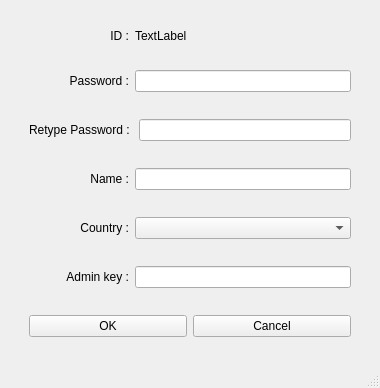
<?xml version="1.0" encoding="UTF-8"?>
<ui version="4.0">
 <class>edit_user_info</class>
 <widget class="QMainWindow" name="edit_user_info">
  <property name="geometry">
   <rect>
    <x>0</x>
    <y>0</y>
    <width>380</width>
    <height>388</height>
   </rect>
  </property>
  <property name="windowTitle">
   <string>Edit</string>
  </property>
  <widget class="QWidget" name="centralwidget">
   <layout class="QGridLayout" name="gridLayout">
    <item row="0" column="0">
     <layout class="QVBoxLayout" name="verticalLayout">
      <property name="leftMargin">
       <number>20</number>
      </property>
      <property name="topMargin">
       <number>20</number>
      </property>
      <property name="rightMargin">
       <number>20</number>
      </property>
      <property name="bottomMargin">
       <number>20</number>
      </property>
      <item>
       <layout class="QHBoxLayout" name="horizontalLayout">
        <item>
         <widget class="QLabel" name="label">
          <property name="sizePolicy">
           <sizepolicy hsizetype="Maximum" vsizetype="Expanding">
            <horstretch>0</horstretch>
            <verstretch>0</verstretch>
           </sizepolicy>
          </property>
          <property name="minimumSize">
           <size>
            <width>100</width>
            <height>0</height>
           </size>
          </property>
          <property name="font">
           <font>
            <pointsize>9</pointsize>
           </font>
          </property>
          <property name="text">
           <string>ID :</string>
          </property>
          <property name="alignment">
           <set>Qt::AlignRight|Qt::AlignTrailing|Qt::AlignVCenter</set>
          </property>
         </widget>
        </item>
        <item>
         <widget class="QLabel" name="label_id">
          <property name="font">
           <font>
            <pointsize>9</pointsize>
           </font>
          </property>
          <property name="text">
           <string>TextLabel</string>
          </property>
         </widget>
        </item>
       </layout>
      </item>
      <item>
       <spacer name="verticalSpacer">
        <property name="orientation">
         <enum>Qt::Vertical</enum>
        </property>
        <property name="sizeType">
         <enum>QSizePolicy::Expanding</enum>
        </property>
        <property name="sizeHint" stdset="0">
         <size>
          <width>20</width>
          <height>40</height>
         </size>
        </property>
       </spacer>
      </item>
      <item>
       <layout class="QHBoxLayout" name="horizontalLayout_2">
        <item>
         <widget class="QLabel" name="label_2">
          <property name="sizePolicy">
           <sizepolicy hsizetype="Maximum" vsizetype="Expanding">
            <horstretch>0</horstretch>
            <verstretch>0</verstretch>
           </sizepolicy>
          </property>
          <property name="minimumSize">
           <size>
            <width>100</width>
            <height>0</height>
           </size>
          </property>
          <property name="font">
           <font>
            <pointsize>9</pointsize>
           </font>
          </property>
          <property name="text">
           <string>Password :</string>
          </property>
          <property name="alignment">
           <set>Qt::AlignRight|Qt::AlignTrailing|Qt::AlignVCenter</set>
          </property>
         </widget>
        </item>
        <item>
         <widget class="QLineEdit" name="lineEdit_pw">
          <property name="sizePolicy">
           <sizepolicy hsizetype="Expanding" vsizetype="Maximum">
            <horstretch>0</horstretch>
            <verstretch>0</verstretch>
           </sizepolicy>
          </property>
          <property name="font">
           <font>
            <pointsize>9</pointsize>
           </font>
          </property>
          <property name="text">
           <string/>
          </property>
         </widget>
        </item>
       </layout>
      </item>
      <item>
       <spacer name="verticalSpacer_2">
        <property name="orientation">
         <enum>Qt::Vertical</enum>
        </property>
        <property name="sizeHint" stdset="0">
         <size>
          <width>20</width>
          <height>40</height>
         </size>
        </property>
       </spacer>
      </item>
      <item>
       <layout class="QHBoxLayout" name="horizontalLayout_3">
        <item>
         <widget class="QLabel" name="label_3">
          <property name="sizePolicy">
           <sizepolicy hsizetype="Maximum" vsizetype="Expanding">
            <horstretch>0</horstretch>
            <verstretch>0</verstretch>
           </sizepolicy>
          </property>
          <property name="minimumSize">
           <size>
            <width>100</width>
            <height>0</height>
           </size>
          </property>
          <property name="font">
           <font>
            <pointsize>9</pointsize>
           </font>
          </property>
          <property name="text">
           <string>Retype Password : </string>
          </property>
          <property name="alignment">
           <set>Qt::AlignRight|Qt::AlignTrailing|Qt::AlignVCenter</set>
          </property>
         </widget>
        </item>
        <item>
         <widget class="QLineEdit" name="lineEdit_pwConfirm">
          <property name="sizePolicy">
           <sizepolicy hsizetype="Expanding" vsizetype="Maximum">
            <horstretch>0</horstretch>
            <verstretch>0</verstretch>
           </sizepolicy>
          </property>
          <property name="font">
           <font>
            <pointsize>9</pointsize>
           </font>
          </property>
          <property name="text">
           <string/>
          </property>
         </widget>
        </item>
       </layout>
      </item>
      <item>
       <spacer name="verticalSpacer_3">
        <property name="orientation">
         <enum>Qt::Vertical</enum>
        </property>
        <property name="sizeHint" stdset="0">
         <size>
          <width>20</width>
          <height>40</height>
         </size>
        </property>
       </spacer>
      </item>
      <item>
       <layout class="QHBoxLayout" name="horizontalLayout_5">
        <item>
         <widget class="QLabel" name="label_5">
          <property name="sizePolicy">
           <sizepolicy hsizetype="Maximum" vsizetype="Expanding">
            <horstretch>0</horstretch>
            <verstretch>0</verstretch>
           </sizepolicy>
          </property>
          <property name="minimumSize">
           <size>
            <width>100</width>
            <height>0</height>
           </size>
          </property>
          <property name="font">
           <font>
            <pointsize>9</pointsize>
           </font>
          </property>
          <property name="text">
           <string>Name :</string>
          </property>
          <property name="alignment">
           <set>Qt::AlignRight|Qt::AlignTrailing|Qt::AlignVCenter</set>
          </property>
         </widget>
        </item>
        <item>
         <widget class="QLineEdit" name="lineEdit_name">
          <property name="sizePolicy">
           <sizepolicy hsizetype="Expanding" vsizetype="Maximum">
            <horstretch>0</horstretch>
            <verstretch>0</verstretch>
           </sizepolicy>
          </property>
          <property name="font">
           <font>
            <pointsize>9</pointsize>
           </font>
          </property>
          <property name="text">
           <string/>
          </property>
         </widget>
        </item>
       </layout>
      </item>
      <item>
       <spacer name="verticalSpacer_4">
        <property name="orientation">
         <enum>Qt::Vertical</enum>
        </property>
        <property name="sizeHint" stdset="0">
         <size>
          <width>20</width>
          <height>40</height>
         </size>
        </property>
       </spacer>
      </item>
      <item>
       <layout class="QHBoxLayout" name="horizontalLayout_7">
        <item>
         <widget class="QLabel" name="label_7">
          <property name="sizePolicy">
           <sizepolicy hsizetype="Maximum" vsizetype="Expanding">
            <horstretch>0</horstretch>
            <verstretch>0</verstretch>
           </sizepolicy>
          </property>
          <property name="minimumSize">
           <size>
            <width>100</width>
            <height>0</height>
           </size>
          </property>
          <property name="font">
           <font>
            <pointsize>9</pointsize>
           </font>
          </property>
          <property name="text">
           <string>Country :</string>
          </property>
          <property name="alignment">
           <set>Qt::AlignRight|Qt::AlignTrailing|Qt::AlignVCenter</set>
          </property>
         </widget>
        </item>
        <item>
         <widget class="QComboBox" name="comboBox_country"/>
        </item>
       </layout>
      </item>
      <item>
       <spacer name="verticalSpacer_5">
        <property name="orientation">
         <enum>Qt::Vertical</enum>
        </property>
        <property name="sizeHint" stdset="0">
         <size>
          <width>20</width>
          <height>40</height>
         </size>
        </property>
       </spacer>
      </item>
      <item>
       <layout class="QHBoxLayout" name="horizontalLayout_4">
        <item>
         <widget class="QLabel" name="label_admin_key">
          <property name="sizePolicy">
           <sizepolicy hsizetype="Maximum" vsizetype="Expanding">
            <horstretch>0</horstretch>
            <verstretch>0</verstretch>
           </sizepolicy>
          </property>
          <property name="minimumSize">
           <size>
            <width>100</width>
            <height>0</height>
           </size>
          </property>
          <property name="font">
           <font>
            <pointsize>9</pointsize>
           </font>
          </property>
          <property name="text">
           <string>Admin key :</string>
          </property>
          <property name="alignment">
           <set>Qt::AlignRight|Qt::AlignTrailing|Qt::AlignVCenter</set>
          </property>
         </widget>
        </item>
        <item>
         <widget class="QLineEdit" name="lineEdit_admin_key">
          <property name="sizePolicy">
           <sizepolicy hsizetype="Expanding" vsizetype="Maximum">
            <horstretch>0</horstretch>
            <verstretch>0</verstretch>
           </sizepolicy>
          </property>
          <property name="font">
           <font>
            <pointsize>9</pointsize>
           </font>
          </property>
          <property name="text">
           <string/>
          </property>
         </widget>
        </item>
       </layout>
      </item>
      <item>
       <spacer name="verticalSpacer_6">
        <property name="orientation">
         <enum>Qt::Vertical</enum>
        </property>
        <property name="sizeHint" stdset="0">
         <size>
          <width>20</width>
          <height>40</height>
         </size>
        </property>
       </spacer>
      </item>
      <item>
       <layout class="QHBoxLayout" name="horizontalLayout_8">
        <item>
         <widget class="QPushButton" name="pushButton_ok">
          <property name="font">
           <font>
            <pointsize>9</pointsize>
           </font>
          </property>
          <property name="text">
           <string>OK</string>
          </property>
         </widget>
        </item>
        <item>
         <widget class="QPushButton" name="pushButton_cancel">
          <property name="font">
           <font>
            <pointsize>9</pointsize>
           </font>
          </property>
          <property name="text">
           <string>Cancel</string>
          </property>
         </widget>
        </item>
       </layout>
      </item>
     </layout>
    </item>
   </layout>
  </widget>
  <widget class="QStatusBar" name="statusbar"/>
 </widget>
 <resources/>
 <connections/>
</ui>
